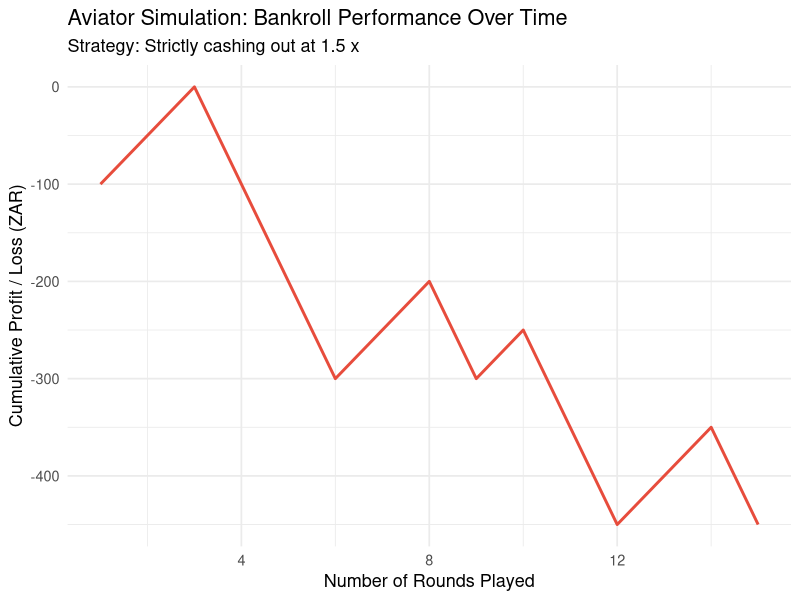
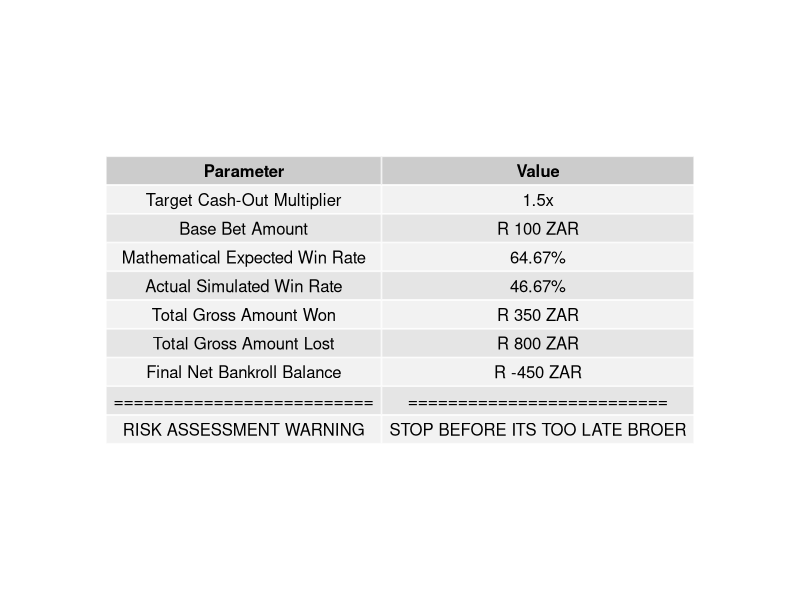

R code for these plots, in order:
# ==============================================================================
# DATA SCIENCE PORTFOLIO: AVIATOR CRASH GAME PROBABILITY SIMULATION
# ==============================================================================
library(tidyverse)
library(gridExtra) 

set.seed(777) # For reproducible random generation
n_rounds <- 15

# 1. Simulate the crash multipliers based on true RTP math
u <- runif(n_rounds)
crash_multipliers <- ifelse(u <= 0.03, 1.00, 0.97 / u)

simulation_data <- data.frame(
  round_id = 1:n_rounds,
  crash_point = crash_multipliers
)

# 2. Evaluate a cash-out strategy (Target: 1.50x)
TARGET_MULTIPLIER <- 1.50
BET_AMOUNT <- 100 # R100 per round, play around with values

simulation_data <- simulation_data %>%
  mutate(
    is_win = crash_point >= TARGET_MULTIPLIER,
    # Calculate gross amounts won or lost per round
    gross_won  = ifelse(is_win, (BET_AMOUNT * TARGET_MULTIPLIER) - BET_AMOUNT, 0),
    gross_lost = ifelse(is_win, 0, BET_AMOUNT),
    profit_loss = ifelse(is_win, gross_won, -gross_lost),
    cumulative_balance = cumsum(profit_loss)
  )

# 3. Measure key performance metrics (Statistics)
actual_win_rate   <- mean(simulation_data$is_win) * 100
expected_win_rate <- (0.97 / TARGET_MULTIPLIER) * 100

total_gross_winnings <- sum(simulation_data$gross_won)
total_gross_losses   <- sum(simulation_data$gross_lost)
total_final_profit   <- last(simulation_data$cumulative_balance)

# 4. Plot the bankroll over time (The visual proof)
performance_plot <- ggplot(simulation_data, aes(x = round_id, y = cumulative_balance)) +
  geom_line(color = "#e74c3c", size = 1) +
  theme_minimal(base_size = 13) +
  labs(
    title = "Aviator Simulation: Bankroll Performance Over Time",
    subtitle = paste("Strategy: Strictly cashing out at", TARGET_MULTIPLIER, "x"),
    x = "Number of Rounds Played",
    y = "Cumulative Profit / Loss (ZAR)"
  )

ggsave("plots/aviator_strategy_trend.png", plot = performance_plot, width = 12, height = 7)

# 5. Restructure data tables with gross winnings and risk warnings
telemetry_table <- data.frame(
  Parameter = c(
    "Target Cash-Out Multiplier", 
    "Base Bet Amount", 
    "Mathematical Expected Win Rate", 
    "Actual Simulated Win Rate", 
    "Total Gross Amount Won",
    "Total Gross Amount Lost",
    "Final Net Bankroll Balance",
    "==========================",
    "RISK ASSESSMENT WARNING"      
  ),
  Value = c(
    paste0(TARGET_MULTIPLIER, "x"),
    paste0("R ", BET_AMOUNT, " ZAR"),
    paste0(round(expected_win_rate, 2), "%"),
    paste0(round(actual_win_rate, 2), "%"),
    paste0("R ", total_gross_winnings, " ZAR"),
    paste0("R ", total_gross_losses, " ZAR"),
    paste0("R ", total_final_profit, " ZAR"),
    "==========================",
    "STOP BEFORE ITS TOO LATE BROER" 
  )
)

# Clean table representation on the Console
cat("\n")
print("=== AVIATOR BEHAVIORAL RISK REPORT ===")
print(telemetry_table, row.names = FALSE)
cat("\n* NOTICE: High win rates (64%) create a psychological illusion of profit,\n  but long-term bankroll destruction is mathematically absolute.\n\n")

# Visualize results using picture
png("plots/aviator_telemetry_table.png", width = 900, height = 280, res = 100)
grid.table(telemetry_table, rows = NULL)
dev.off()
